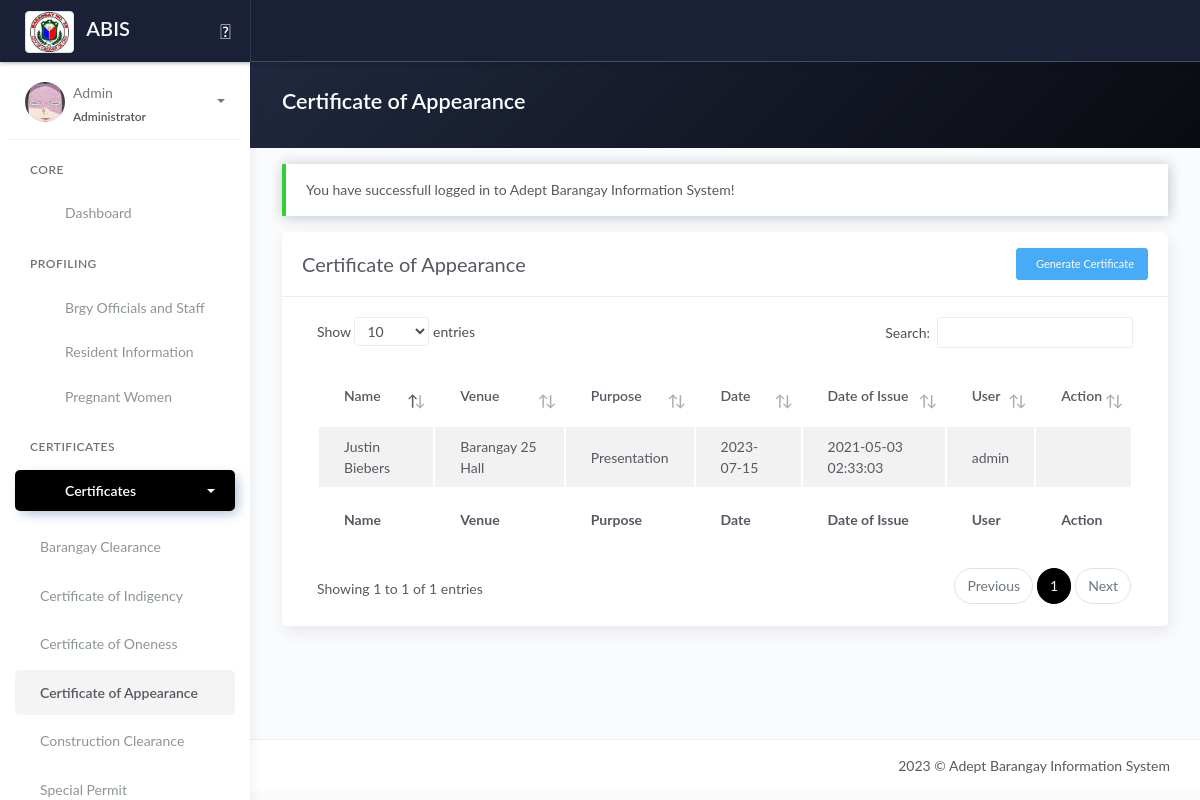
Screenshot of /certificate_appearance.php (signed in) with the database file from the repository.
### tables this page shows
CREATE TABLE `tbl_cert_appearance` (
  `id_cert_appearance` int(11) NOT NULL,
  `name` varchar(100) DEFAULT NULL,
  `venue` varchar(100) NOT NULL,
  `date` date NOT NULL,
  `purpose` varchar(100) NOT NULL,
  `created_at` date NOT NULL DEFAULT current_timestamp(),
  `id_user` varchar(10) NOT NULL
);

CREATE TABLE `tbl_users` (
  `id_user` int(11) NOT NULL,
  `user_username` varchar(50) DEFAULT NULL,
  `user_firstname` varchar(100) NOT NULL,
  `user_middlename` varchar(100) NOT NULL,
  `user_lastname` varchar(100) NOT NULL,
  `password` varchar(100) DEFAULT NULL,
  `user_type` varchar(20) DEFAULT NULL,
  `avatar` text DEFAULT NULL,
  `status` varchar(8) NOT NULL DEFAULT 'Active',
  `created_at` timestamp NOT NULL DEFAULT current_timestamp(),
  `updated_at` timestamp NOT NULL DEFAULT current_timestamp() ON UPDATE current_timestamp()
);

### certificate_appearance.php (the view, shortened to what this page needs)
<?php include 'server/server.php' ?>
<?php
$query = "SELECT *, tbl_cert_appearance.id_cert_appearance as id, tbl_users.id_user as user_id FROM tbl_cert_appearance JOIN tbl_users ON tbl_users.id_user=tbl_cert_appearance.id_user";
$result = $conn->query($query);
$cert_appearance = array();
while ($row = $result->fetch_assoc()) {
	$cert_appearance[] = $row;
}
$query_check_chairman = "SELECT * FROM tblofficials JOIN tblposition ON tblofficials.id_position=tblposition.id_position WHERE tblposition.position='Barangay Chairman' AND `archive` = '0'";
$check_chairman = $conn->query($query_check_chairman)->fetch_assoc();
?>
<!DOCTYPE html>
<html lang="en">
<head>
	<?php include 'templates/header.php' ?>
</head>
<body>
	<div class="wrapper">
		<?php include 'templates/main-header.php' ?>
		<?php include 'templates/sidebar.php' ?>
		<div class="main-panel">
			<div class="content">
				<div class="panel-header bg-dark-gradient">
					<div class="page-inner">
						<div class="d-flex align-items-left align-items-md-center flex-column flex-md-row">
							<div>
								<h2 class="text-white fw-bold">Certificate of Appearance</h2>
							</div>
						</div>
					</div>
				</div>
				<div class="page-inner">
					<div class="row mt--2">
						<div class="col-md-12">
							<?php if (isset($_SESSION['message'])) : ?>
								<div class="alert alert-<?php echo $_SESSION['success']; ?> <?= $_SESSION['success'] == 'danger' ? 'bg-danger text-light' : null ?>" role="alert">
									<?php echo $_SESSION['message']; ?>
								</div>
							<?php endif ?>
							<div class="card">
								<div class="card-header">
									<div class="card-head-row">
										<div class="card-title">Certificate of Appearance</div>
										<?php if (isset($_SESSION['username'])) : ?>
											<div class="card-tools">
												<a href="#add" data-toggle="modal" class="btn btn-info btn-sm">
													<i class="fa fa-plus"></i>&nbsp
													Generate Certificate
												</a>
											</div>
										<?php endif ?>
									</div>
								</div>
								<div class="card-body">
									<div class="table-responsive">
										<table id="specialPermitTable" class="display table table-striped">
											<thead>
												<tr>
													<th scope="col">Name</th>
													<th scope="col">Venue</th>
													<th scope="col">Purpose</th>
													<th scope="col">Date</th>
													<th scope="col">Date of Issue</th>
													<th scope="col">User</th>
													<?php if (isset($_SESSION['username'])) : ?>
														<th scope="col">Action</th>
													<?php endif ?>
												</tr>
											</thead>
											<tbody>
												<?php if (!empty($cert_appearance)) : ?>
													<?php foreach ($cert_appearance as $row) : ?>
														<tr>
															<td><?= ucwords($row['name']) ?></td>
															<td><?= $row['venue'] ?></td>
															<td><?= $row['purpose'] ?></td>
															<td><?= $row['date'] ?></td>
															<td><?= $row['created_at'] ?></td>
															<td><?= $row['user_username'] ?></td>
															<?php if (isset($_SESSION['username'])) : ?>
																<td>
																	<div class="form-button-action">
																		<?php if (!isset($check_chairman['status'])) : ?>
																			<a type="button" onclick="showCheck_chairman_secretary()" data-toggle="modal" class="btn btn-link btn-danger" data-original-title="Generate Certificate of Appearance">
																				<i class="fas fa-file-alt"></i>
																			</a>
																		<?php elseif (isset($check_chairman['status'])) : ?>
																			<?php if ($check_chairman['status'] == 'Incumbent') : ?>
																				<a type="button" data-toggle="modal" href="#cert_appearance<?= $row['id_cert_appearance'] ?>" class="btn btn-link btn-primary" data-original-title="Generate Certificate of Appearance">
																				</a>
																			<?php else : ?>
																				<a type="button" onclick="showCheck_chairman_secretary()" data-toggle="modal" class="btn btn-link btn-danger" data-original-title="Generate Certificate of Appearance">
																					<i class="fas fa-file-alt"></i>
																				</a>
																			<?php endif ?>
																		<?php endif ?>
																	</div>
																</td>
															<?php endif ?>
														</tr>
													<?php endforeach ?>
												<?php endif ?>
											</tbody>
											<tfoot>
												<tr>
													<th scope="col">Name</th>
													<th scope="col">Venue</th>
													<th scope="col">Purpose</th>
													<th scope="col">Date</th>
													<th scope="col">Date of Issue</th>
													<th scope="col">User</th>
													<?php if (isset($_SESSION['username'])) : ?>
														<th scope="col">Action</th>
													<?php endif ?>
												</tr>
											</tfoot>
										</table>
									</div>
								</div>
							</div>
						</div>
					</div>
				</div>
			</div>
			<?php include 'templates/main-footer.php' ?>
		</div>
	</div>
	<?php include 'templates/footer.php' ?>
</body>
</html>

### rows the page displays
tbl_cert_appearance: name "Justin Biebers", venue "Barangay 25 Hall", purpose "Presentation", date "2023-07-15", id_user.created_at "2021-05-03 02:33:03", id_user.user_username "admin"

### other values shown
$_SESSION['username'] "Admin"
$_SESSION['role'] "Administrator"
$_SESSION['message'] "You have successfull logged in to Adept Barangay Information System!"
